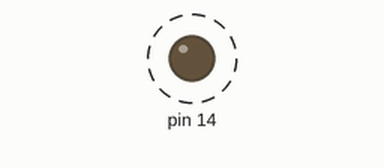
Bench run of a sketch on a simulated Arduino Uno, built with avr-gcc and run on an emulated ATmega328P. On the bench: output pins drawn as LEDs (lit = HIGH). Dashed ring = blinking.

Above: at 0.2 s.
Timing chart, 0 to 3.0 s (numbered marks = the images above):
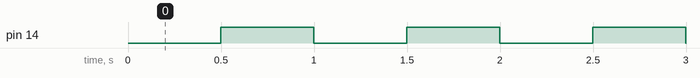

The sketch:

ex1.ino
```cpp
#include <avr/io.h>
#include <avr/interrupt.h>

volatile uint8_t overflow = 0;

void timer2_init() {
  TCCR2B |= (1 << CS22) | (1 << CS21) | (1 << CS20);
  TCNT2 = 0;
  TIMSK2 |= (1 << TOIE2);
  sei();
}

ISR(TIMER2_OVF_vect) {
  overflow++;
}

int main () {
  DDRC |= (1 << PC0);
  PORTC &= ~(1 << PC0);
  timer2_init();

  while(true) {
    if(overflow >= 30) {
      if(TCNT2 >= 132) {
        PORTC ^= (1 << PC0);
        TCNT2 = 0;
        overflow = 0;
      }
    }
  }
}
```

Measured:
- by itself, pin 14: alternates HIGH for 0.50 s and LOW for 0.50 s
